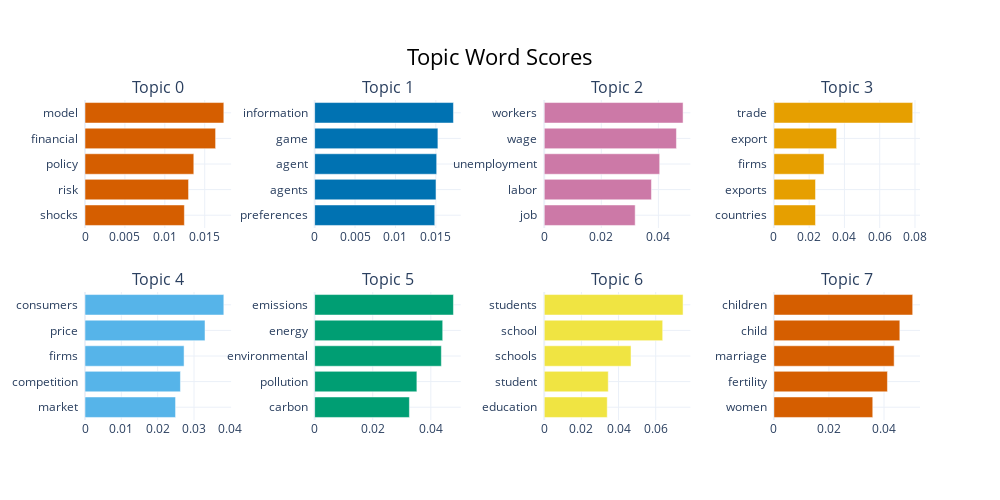

Notebook code for this chart:
### Code cell
topic_model.visualize_barchart()

### Figure 1 — Plotly figure (JSON) as saved in the notebook; plotly's stock layout.template omitted (floating-point values rounded to 4 significant figures)
{"data": [{"marker": {"color": "#D55E00"}, "orientation": "h", "type": "bar", "x": [0.01245, 0.01297, 0.01363, 0.01636, 0.01739], "xaxis": "x", "y": ["shocks  ", "risk  ", "policy  ", "financial  ", "model  "], "yaxis": "y"}, {"marker": {"color": "#0072B2"}, "orientation": "h", "type": "bar", "x": [0.01486, 0.01502, 0.0151, 0.01525, 0.01718], "xaxis": "x2", "y": ["preferences  ", "agents  ", "agent  ", "game  ", "information  "], "yaxis": "y2"}, {"marker": {"color": "#CC79A7"}, "orientation": "h", "type": "bar", "x": [0.03187, 0.03757, 0.04046, 0.04633, 0.04865], "xaxis": "x3", "y": ["job  ", "labor  ", "unemployment  ", "wage  ", "workers  "], "yaxis": "y3"}, {"marker": {"color": "#E69F00"}, "orientation": "h", "type": "bar", "x": [0.0236, 0.02361, 0.02844, 0.03557, 0.0787], "xaxis": "x4", "y": ["countries  ", "exports  ", "firms  ", "export  ", "trade  "], "yaxis": "y4"}, {"marker": {"color": "#56B4E9"}, "orientation": "h", "type": "bar", "x": [0.02492, 0.02626, 0.02727, 0.03303, 0.0382], "xaxis": "x5", "y": ["market  ", "competition  ", "firms  ", "price  ", "consumers  "], "yaxis": "y5"}, {"marker": {"color": "#009E73"}, "orientation": "h", "type": "bar", "x": [0.03262, 0.03519, 0.04362, 0.04408, 0.04778], "xaxis": "x6", "y": ["carbon  ", "pollution  ", "environmental  ", "energy  ", "emissions  "], "yaxis": "y6"}, {"marker": {"color": "#F0E442"}, "orientation": "h", "type": "bar", "x": [0.03391, 0.03446, 0.04672, 0.06376, 0.07473], "xaxis": "x7", "y": ["education  ", "student  ", "schools  ", "school  ", "students  "], "yaxis": "y7"}, {"marker": {"color": "#D55E00"}, "orientation": "h", "type": "bar", "x": [0.03592, 0.04125, 0.04368, 0.04574, 0.05042], "xaxis": "x8", "y": ["women  ", "fertility  ", "marriage  ", "child  ", "children  "], "yaxis": "y8"}], "layout": {"annotations": [{"font": {"size": 16}, "showarrow": false, "text": "Topic 0", "x": 0.0875, "xanchor": "center", "xref": "paper", "y": 1, "yanchor": "bottom", "yref": "paper"}, {"font": {"size": 16}, "showarrow": false, "text": "Topic 1", "x": 0.3625, "xanchor": "center", "xref": "paper", "y": 1, "yanchor": "bottom", "yref": "paper"}, {"font": {"size": 16}, "showarrow": false, "text": "Topic 2", "x": 0.6375, "xanchor": "center", "xref": "paper", "y": 1, "yanchor": "bottom", "yref": "paper"}, {"font": {"size": 16}, "showarrow": false, "text": "Topic 3", "x": 0.9125, "xanchor": "center", "xref": "paper", "y": 1, "yanchor": "bottom", "yref": "paper"}, {"font": {"size": 16}, "showarrow": false, "text": "Topic 4", "x": 0.0875, "xanchor": "center", "xref": "paper", "y": 0.4, "yanchor": "bottom", "yref": "paper"}, {"font": {"size": 16}, "showarrow": false, "text": "Topic 5", "x": 0.3625, "xanchor": "center", "xref": "paper", "y": 0.4, "yanchor": "bottom", "yref": "paper"}, {"font": {"size": 16}, "showarrow": false, "text": "Topic 6", "x": 0.6375, "xanchor": "center", "xref": "paper", "y": 0.4, "yanchor": "bottom", "yref": "paper"}, {"font": {"size": 16}, "showarrow": false, "text": "Topic 7", "x": 0.9125, "xanchor": "center", "xref": "paper", "y": 0.4, "yanchor": "bottom", "yref": "paper"}], "height": 500, "hoverlabel": {"bgcolor": "white", "font": {"family": "Rockwell", "size": 16}}, "showlegend": false, "title": {"font": {"color": "Black", "size": 22}, "text": "Topic Word Scores", "x": 0.5, "xanchor": "center", "yanchor": "top"}, "width": 1000, "xaxis": {"anchor": "y", "domain": [0, 0.175], "showgrid": true}, "xaxis2": {"anchor": "y2", "domain": [0.275, 0.45], "showgrid": true}, "xaxis3": {"anchor": "y3", "domain": [0.55, 0.725], "showgrid": true}, "xaxis4": {"anchor": "y4", "domain": [0.825, 1], "showgrid": true}, "xaxis5": {"anchor": "y5", "domain": [0, 0.175], "showgrid": true}, "xaxis6": {"anchor": "y6", "domain": [0.275, 0.45], "showgrid": true}, "xaxis7": {"anchor": "y7", "domain": [0.55, 0.725], "showgrid": true}, "xaxis8": {"anchor": "y8", "domain": [0.825, 1], "showgrid": true}, "yaxis": {"anchor": "x", "domain": [0.6, 1], "showgrid": true}, "yaxis2": {"anchor": "x2", "domain": [0.6, 1], "showgrid": true}, "yaxis3": {"anchor": "x3", "domain": [0.6, 1], "showgrid": true}, "yaxis4": {"anchor": "x4", "domain": [0.6, 1], "showgrid": true}, "yaxis5": {"anchor": "x5", "domain": [0, 0.4], "showgrid": true}, "yaxis6": {"anchor": "x6", "domain": [0, 0.4], "showgrid": true}, "yaxis7": {"anchor": "x7", "domain": [0, 0.4], "showgrid": true}, "yaxis8": {"anchor": "x8", "domain": [0, 0.4], "showgrid": true}}}
